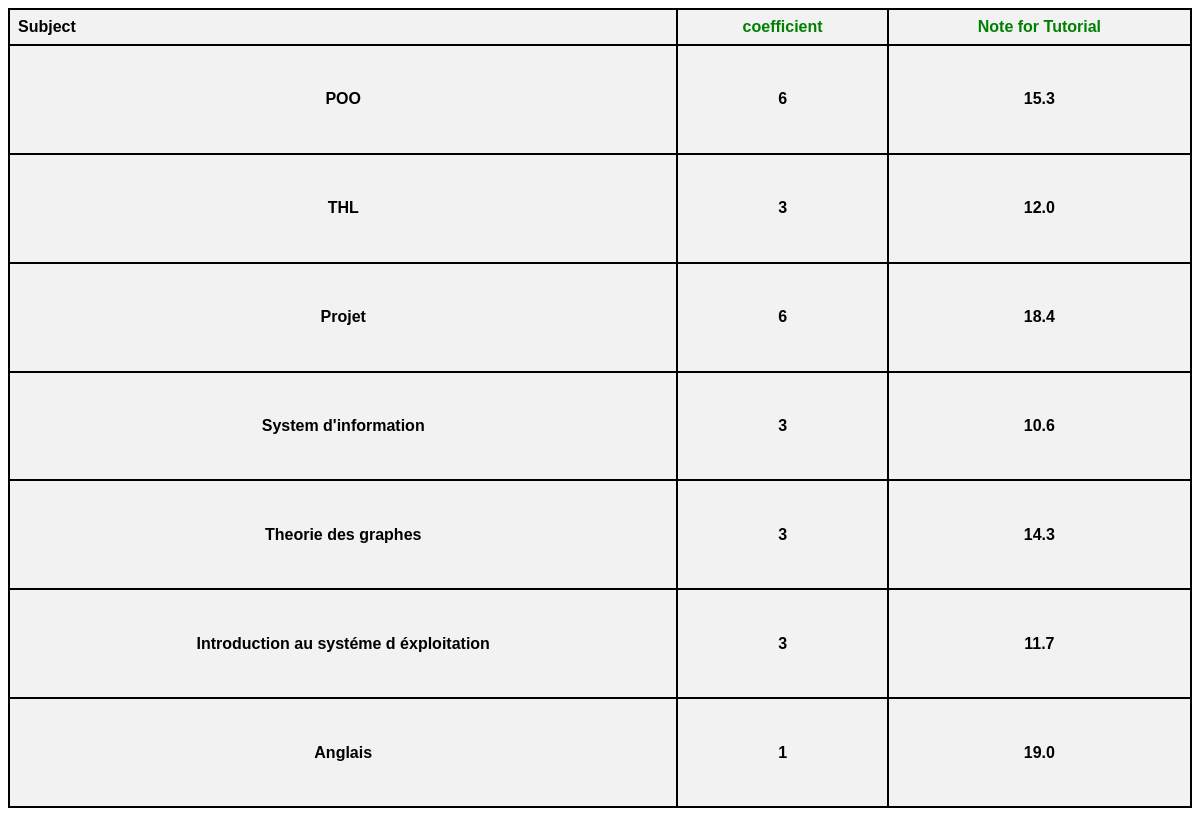
Screenshot of /note_td (signed in) with the database file from the repository.
### tables this page shows
CREATE TABLE inscription (
    inscription_id INTEGER PRIMARY KEY AUTOINCREMENT,
    etudiant_id INTEGER NOT NULL,
    module_id INTEGER NOT NULL,
    note_td REAL NOT NULL,
    note_controle REAL NOT NULL,
    FOREIGN KEY (etudiant_id) REFERENCES etudiant (etudiant_id),
    FOREIGN KEY (module_id) REFERENCES modules (module_id)
);

CREATE TABLE modules (
    module_id INTEGER PRIMARY KEY AUTOINCREMENT,
    module TEXT NOT NULL,
    coefficient INTEGER  NOT NULL
);

### app.py (the view)
@app.route('/note_td', methods=["POST", "GET"])
@login_required
def note_td():
    id = current_user.id
    db = get_db()
    cur = db.execute('''SELECT
                        m.module AS module,
                        m.coefficient AS coef,
                        i.note_td AS note
                        FROM
                        inscription i
                        JOIN
                        modules m ON i.module_id = m.module_id
                        WHERE
                        i.etudiant_id = ?''', (id,)).fetchall()
    return render_template('note_td.html', data=cur)

### app.py (called while the page is built)
def get_db():
    if 'db' not in g:
        g.db = sqlite3.connect(app.config['DATABASE'], detect_types= sqlite3.PARSE_DECLTYPES)
        g.db.row_factory = sqlite3.Row
    return g.db

@login_manager.user_loader
def load_user(user_id):
    db = get_db()
    cur = db.execute('SELECT * FROM etudiant WHERE etudiant_id = ?', (user_id,)).fetchone()
    if cur is not None:
        return Student(cur['etudiant_id'], cur['matricule'], cur['nom'], cur['prenom'], cur['email'], cur['date_de_naissance'],cur['mot_de_passe'])
    cur = db.execute('SELECT * FROM admin WHERE admin_id = ?', (user_id,)).fetchone()
    if cur is not None:
        return Admin(cur['admin_id'], cur['username'], cur['password'], cur.get('email'))
    return None

### templates/note_td.html (shortened to what this page needs)
<!DOCTYPE html>
<html lang="fr">
<head>
    <link rel="stylesheet" href="static/css/note_td.css">
</head>
<body>
    <table>
        <thead>
          <tr>
            <th>Subject</th>
            <th id="note">coefficient</th>
            <th id="note">Note for Tutorial</th>
          </tr>
        </thead>
        <tbody>
          {% for item in data %}
          <tr>
              <td>{{ item.module }}</td>
              <td>{{ item.coef }}</td>
              <td>{{ item.note }}</td>
          </tr>
      {% endfor %}
        </tbody>
      </table>
</body>
</html>

### static/css/note_td.css (style rules this page uses)
table { width: 100%; height: 100vh; font-weight: bold; border-collapse: collapse; font-family: sans-serif; border: 2px solid black; }
th,#mat { background-color: #f2f2f2; padding: 8px; text-align: left; border: 2px solid black; }
td { background-color: #f2f2f2; padding: 8px; text-align: center; border: 2px solid black; }
#note { color: green; text-align: center; }

### rows the page displays
inscription: module "POO", coef "6", note "15.3"
inscription: module "THL", coef "3", note "12.0"
inscription: module "Projet", coef "6", note "18.4"
inscription: module "System d'information", coef "3", note "10.6"
inscription: module "Theorie des graphes", coef "3", note "14.3"
inscription: module "Introduction au systéme d éxploitation", coef "3", note "11.7"
inscription: module "Anglais", coef "1", note "19.0"
